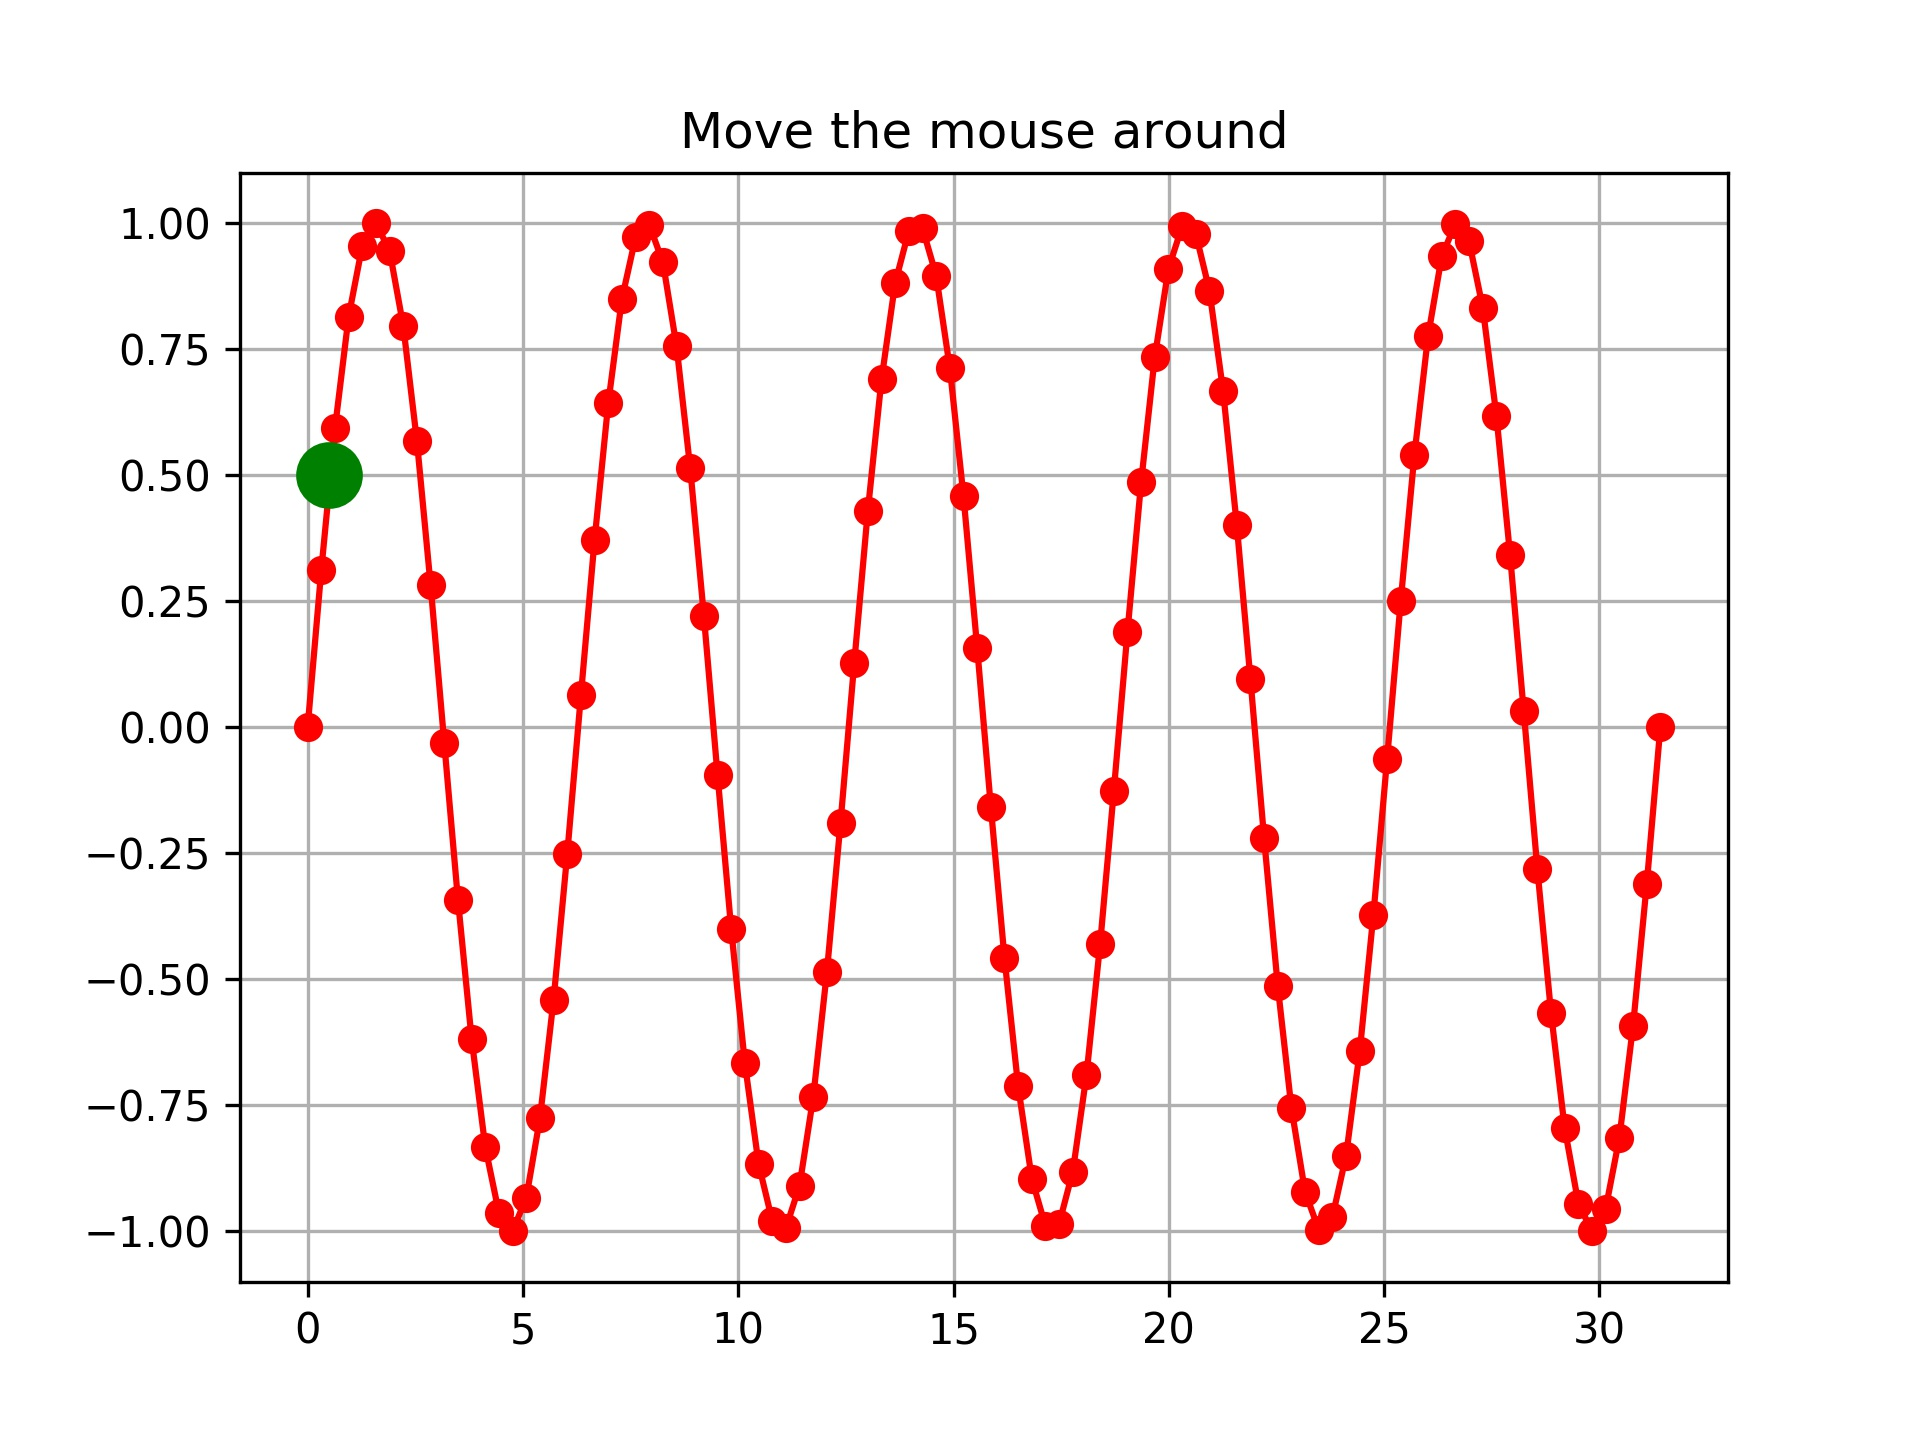

Reproduce this figure in Python.
# _*_ coding: utf-8 _*_

import matplotlib.pyplot as plt
import numpy as np
from scipy.interpolate import interp1d

# the data

x=np.linspace(0,10*np.pi,100)
y=np.sin(x)

# interploating function between points
p=interp1d(x,y,'cubic')

# make the figure

fig=plt.figure()

ax=fig.add_subplot(111)
line, =ax.plot(x,y,'ro-')
marker,=ax.plot([0.5],[0.5],'go',ms=15)
plt.grid(True)

ax.set_title('Move the mouse around')

def onmove(event):
    xe=event.xdata
    ye=event.ydata
    ax.set_title('at x={0} y={1}'.format(xe,p(xe)))
    marker.set_xdata(xe)
    marker.set_ydata(p(xe))
    ax.figure.canvas.draw() # this line is crictial to change the title

cid=fig.canvas.mpl_connect('motion_notify_event',onmove)
plt.savefig('56.jpg',dpi=300)
plt.show()
print('job done')